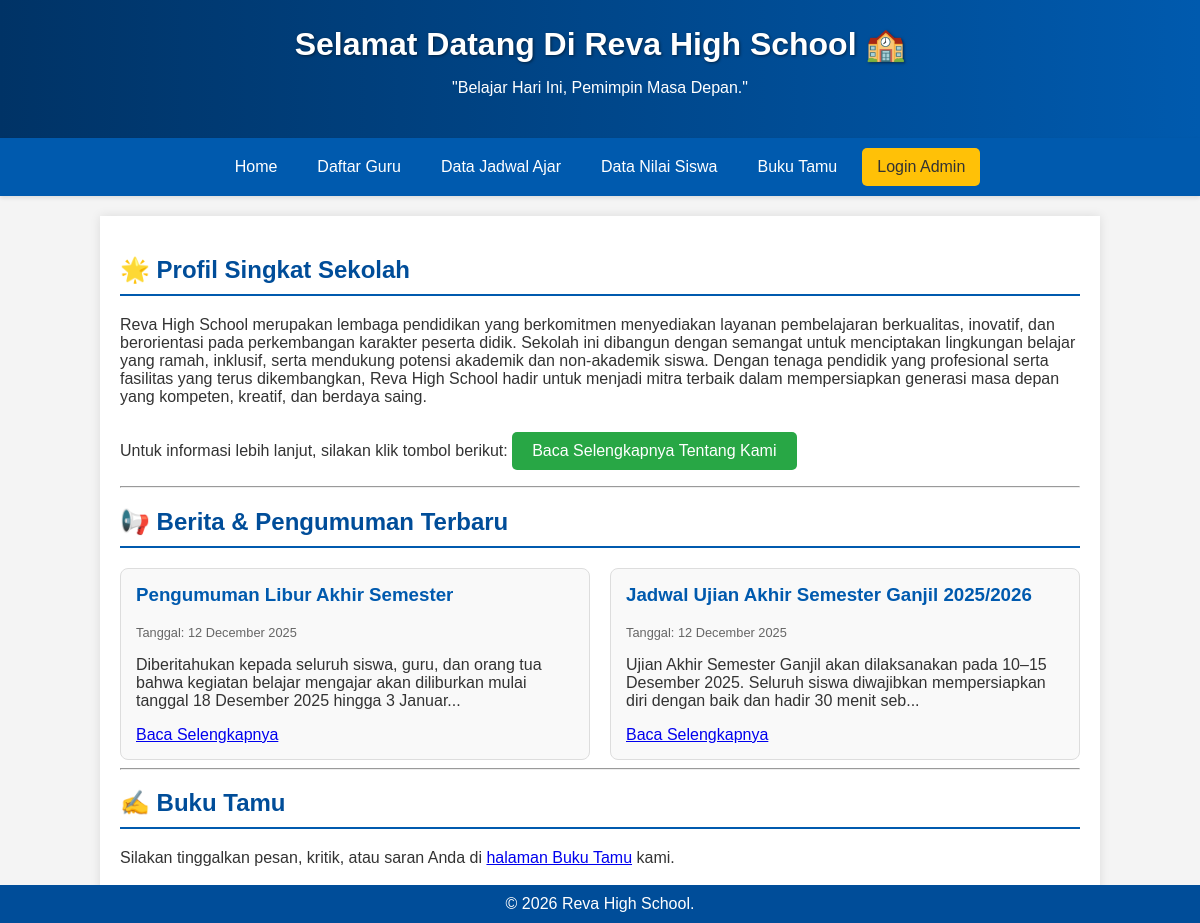
The page / on the database its author committed.
### tables this page shows
CREATE TABLE `berita` (
  `id` int(11) NOT NULL,
  `judul` varchar(255) NOT NULL,
  `isi` text NOT NULL,
  `tanggal_posting` datetime DEFAULT current_timestamp(),
  `penulis_id` int(11) DEFAULT NULL
);

### index.php (the view, shortened to what this page needs)
<?php
include 'koneksi.php';
$query_berita = "SELECT id, judul, LEFT(isi, 150) as isi_singkat, tanggal_posting FROM berita ORDER BY tanggal_posting DESC LIMIT 3";
$result_berita = mysqli_query($koneksi, $query_berita);
$berita_terbaru = mysqli_fetch_all($result_berita, MYSQLI_ASSOC);
?>
<!DOCTYPE html>
<html lang="id">
<head>
</head>
<body>
    <div class="header">
        <h1>Selamat Datang Di Reva High School 🏫</h1>
        <p>"Belajar Hari Ini, Pemimpin Masa Depan."</p>
    </div>
    <div class="nav">
        <a href="index.php">Home</a>
        <a href="daftar_guru.php">Daftar Guru</a>
        <a href="data_jadwal_publik.php">Data Jadwal Ajar</a>
        <a href="data_nilai_publik.php">Data Nilai Siswa</a>
        <a href="buku_tamu.php">Buku Tamu</a>
        <a href="login.php" style="background-color: #ffc107; color: #333;">Login Admin</a>
    </div>
    <div class="container">
        <h2 id="profil" class="section-title">🌟 Profil Singkat Sekolah</h2>
        <p>Reva High School merupakan lembaga pendidikan yang berkomitmen menyediakan layanan pembelajaran berkualitas, inovatif, dan berorientasi pada perkembangan karakter peserta didik.
Sekolah ini dibangun dengan semangat untuk menciptakan lingkungan belajar yang ramah, inklusif, serta mendukung potensi akademik dan non-akademik siswa.
Dengan tenaga pendidik yang profesional serta fasilitas yang terus dikembangkan, Reva High School hadir untuk menjadi mitra terbaik dalam mempersiapkan generasi masa depan yang kompeten, kreatif, dan berdaya saing.</p>
        <p>
            Untuk informasi lebih lanjut, silakan klik tombol berikut:
            <a href="profil_sekolah.php" style="display: inline-block; padding: 10px 20px; background-color: #28a745; color: white; text-decoration: none; border-radius: 5px; margin-top: 10px;">Baca Selengkapnya Tentang Kami</a>
        </p>
        <hr>
        <h2 id="berita" class="section-title">📢 Berita & Pengumuman Terbaru</h2>
        <div class="berita-list">
            <?php if (count($berita_terbaru) > 0): ?>
                <?php foreach ($berita_terbaru as $berita): ?>
                    <div class="berita-item">
                        <h3><?php echo htmlspecialchars($berita['judul']); ?></h3>
                        <p style="font-size: 0.8em; color: #666;">Tanggal: <?php echo date('d F Y', strtotime($berita['tanggal_posting'])); ?></p>
                        <p><?php echo nl2br(htmlspecialchars($berita['isi_singkat'])) . '...'; ?></p>
                        <a href="detail_berita.php?id=<?php echo $berita['id']; ?>">Baca Selengkapnya</a>
                    </div>
                <?php endforeach; ?>
            <?php else: ?>
                <p>Belum ada berita atau pengumuman terbaru saat ini.</p>
            <?php endif; ?>
        </div>
        <hr>
        <h2 id="bukutamu" class="section-title">✍ Buku Tamu</h2>
        <p>Silakan tinggalkan pesan, kritik, atau saran Anda di <a href="buku_tamu.php">halaman Buku Tamu</a> kami.</p>
    </div>
    <div class="footer">
        &copy; <?php echo date("Y"); ?> Reva High School.
    </div>
</body>
</html>

### index.php (style rules this page uses)
body { font-family: Arial, sans-serif; margin: 0; padding: 0; background-color: #f4f4f4; color: #333; }
.header { background: linear-gradient(to right, #003366, #005aae); color: white; padding: 25px 0; text-align: center; box-shadow: 0 4px 8px rgba(0, 0, 0, 0.2); }
.header h1 { margin: 0; text-shadow: 1px 1px 3px rgba(0, 0, 0, 0.5); }
.nav { display: flex; justify-content: center; background-color: #005aae; padding: 10px 0; box-shadow: 0 2px 4px rgba(0, 0, 0, 0.1); }
.nav a { color: white; text-decoration: none; padding: 10px 15px; margin: 0 5px; border-radius: 5px; transition: background-color 0.3s; }
.container { width: 80%; margin: 20px auto; padding: 20px; background-color: white; box-shadow: 0 0 10px rgba(0,0,0,0.1); }
.section-title { border-bottom: 2px solid #005aae; padding-bottom: 10px; margin-bottom: 20px; color: #004d99; }
.berita-list { display: flex; gap: 20px; justify-content: space-between; }
.berita-item { flex: 1; padding: 15px; border: 1px solid #ddd; border-radius: 8px; background-color: #f9f9f9; }
.berita-item h3 { color: #005aae; margin-top: 0; }
.footer { text-align: center; padding: 10px 0; background-color: #004d99; color: white; position: fixed; bottom: 0; width: 100%; }

### rows shown on the page
berita: judul "Pengumuman Libur Akhir Semester", tanggal_posting "12 December 2025", isi_singkat "Diberitahukan kepada seluruh siswa, guru, dan orang tua bahwa kegiatan belajar mengajar akan diliburkan mulai tanggal 18 Desember 2025 hingga 3 Januar"
berita: judul "Jadwal Ujian Akhir Semester Ganjil 2025/2026", tanggal_posting "12 December 2025", isi_singkat "Ujian Akhir Semester Ganjil akan dilaksanakan pada 10–15 Desember 2025. Seluruh siswa diwajibkan mempersiapkan diri dengan baik dan hadir 30 menit seb"
